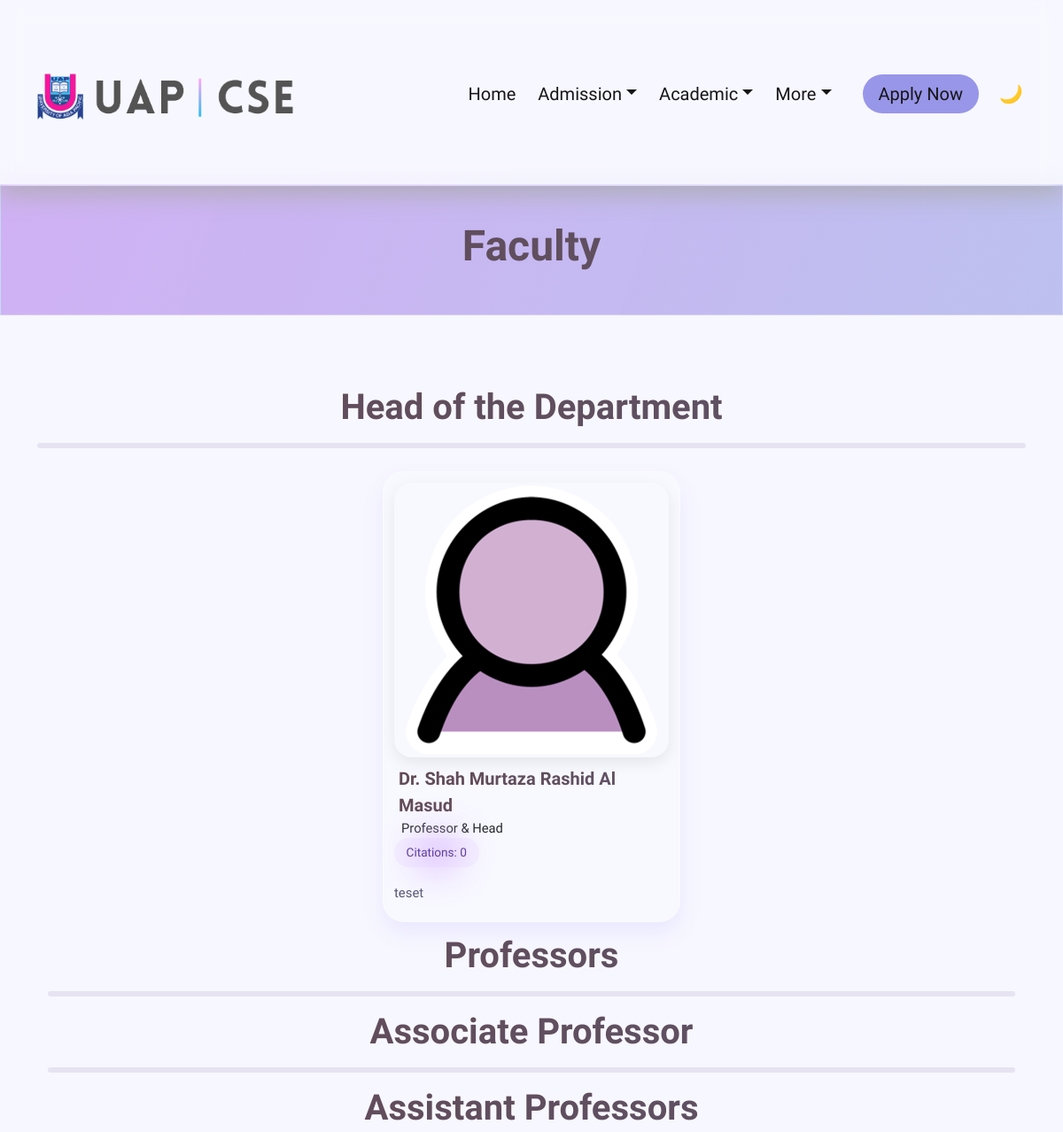
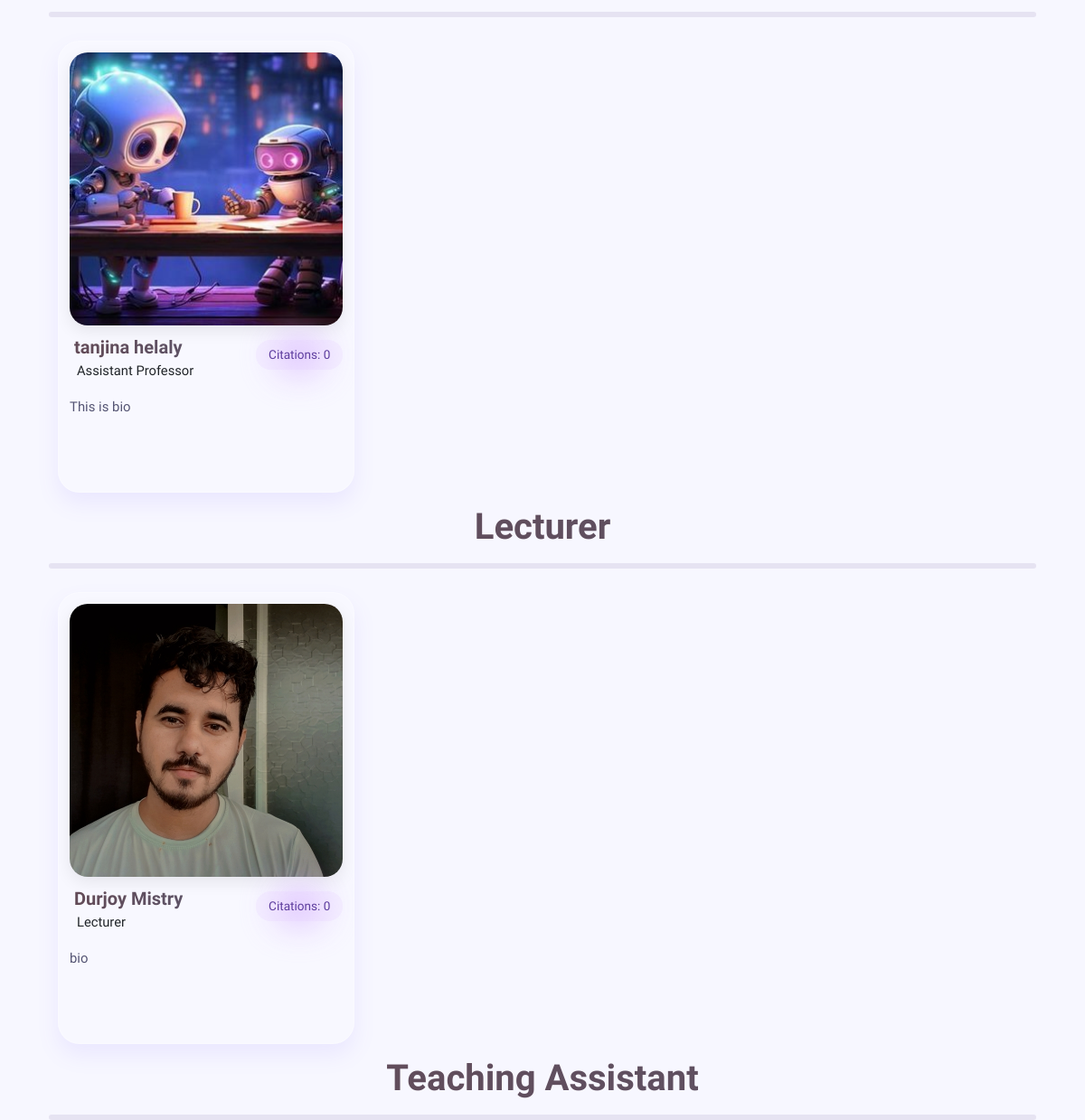
The app's page /faculty/ with its own data (2 pictures, top to bottom).
### faculty/models.py (models this page shows, shortened)
class Faculty(models.Model):
    DESIGNATION_CHOICES = [
        ('Professor', 'Professor'),
        ('Associate Professor', 'Associate Professor'),
        ('Assistant Professor', 'Assistant Professor'),
        ('Lecturer', 'Lecturer'),
        ('Teaching Assistant', 'Teaching Assistant'),
    ]
    user = models.OneToOneField(User, on_delete=models.CASCADE)
    name = models.CharField(max_length=50, default="Name")
    designation = models.CharField(max_length=20, choices=DESIGNATION_CHOICES, null=True)
    phone = models.CharField(max_length=11)
    bio = models.TextField(max_length=200)
    about = models.TextField(max_length=1000)
    profile_pic = models.ImageField(upload_to='faculty_photos/', default='defaults/faculty.png', null=True, blank=True)
    joining_date = models.DateField(null=True)
    google_scholar_url = models.URLField(max_length=255, blank=True, null=True)
    citation = models.PositiveIntegerField(default=0, blank=True, null=True)
    sl = models.PositiveIntegerField(unique=True, blank=True, null=True)

### uap_cse/views.py (the view)
# urls.py: path('faculty/', views.faculty, name='faculty'),
def faculty(request):
    facultys = Faculty.objects.all()
    return render(request, 'faculty/faculty.html', {
        'facultys' : facultys
    })

### templates/faculty/faculty.html (shortened to what this page needs)
{% extends "base.html" %}
{% load static %}
{% block head %}
    <link rel="stylesheet" href="{% static 'css/faculty.css' %}">
    <link rel="stylesheet" href="{% static 'css/global.css' %}">
{% endblock %}
{% block content %}
<div class="banner-global">
    <h1 class="gradient-text-global-big-size">Faculty</h1>
</div>
<div class="container">
    <h1 class="gradient-text-global text-center">Head of the Department</h1>
    <hr class="fat_hr">
    <div class="row g-4">
        {% for faculty in facultys %}
            {% if faculty.sl == 1 %}
            <div class="col-sm-12 col-md-6 col-lg-4 mx-auto">
                <div class="faculty-card text-center">
                    <div class="profile-img-container">
                        <img src="{{ faculty.profile_pic.url }}" alt="Faculty" class="profile-img" />
                    </div>
                    <div class="card-body text-start">
                        <div class="top-row mb-1">
                            <div>
                                <div class="gradient-text-global card-title">{{ faculty.name }}</div>
                                <div class="card-subtitle">{{ faculty.designation }} & Head </div>
                            </div>
                            <div class="citation-count">Citations: {{ faculty.citation }}</div>
                        </div>
                        <p class="card-text">
                            {{ faculty.bio }}
                        </p>
                    </div>
                </div>
            </div>
            {% endif %}
        {% endfor %}
    </div>
<br>
    <div class="container">
        <h1 class="gradient-text-global text-center">Professors</h1>
        <hr class="fat_hr">
    </div>
<br>
    <div class="container">
        <h1 class="gradient-text-global text-center">Associate Professor</h1>
        <hr class="fat_hr">
    </div>
<br>
    <div class="container">
        <h1 class="gradient-text-global text-center">Assistant Professors</h1>
        <hr class="fat_hr">
        <div class="row g-4">
            {% for faculty in facultys %}
                {% if faculty.designation == "Assistant Professor" and faculty.sl != 1 %}
                <div class="col-sm-12 col-md-6 col-lg-4">
                    <div class="faculty-card text-center">
                        <div class="profile-img-container">
                            <img src="{{ faculty.profile_pic.url }}" alt="Faculty" class="profile-img" />
                        </div>
                        <div class="card-body text-start">
                            <div class="top-row mb-1">
                                <div>
                                    <div class="gradient-text-global card-title">{{ faculty.name }}</div>
                                    <div class="card-subtitle">{{ faculty.designation }} </div>
                                </div>
                                <div class="citation-count">Citations: {{ faculty.citation }}</div>
                            </div>
                            <p class="card-text">
                                {{ faculty.bio }}
                            </p>
                        </div>
                    </div>
                </div>
                {% endif %}
            {% endfor %}
        </div>
    </div>
<br>
    <div class="container">
        <h1 class="gradient-text-global text-center">Lecturer</h1>
        <hr class="fat_hr">
        <div class="row g-4">
            {% for faculty in facultys %}
                {% if faculty.designation == "Lecturer" and faculty.sl != 1 %}
                <div class="col-sm-12 col-md-6 col-lg-4">
                    <div class="faculty-card text-center">
                        <div class="profile-img-container">
                            <img src="{{ faculty.profile_pic.url }}" alt="Faculty" class="profile-img" />
                        </div>
                        <div class="card-body text-start">
                            <div class="top-row mb-1">
                                <div>
                                    <div class="gradient-text-global card-title">{{ faculty.name }}</div>
                                    <div class="card-subtitle">{{ faculty.designation }} </div>
                                </div>
                                <div class="citation-count">Citations: {{ faculty.citation }}</div>
                            </div>
                            <p class="card-text">
                                {{ faculty.bio }}
                            </p>
                        </div>
                    </div>
                </div>
                {% endif %}
            {% endfor %}
        </div>
    </div>
<br>
    <div class="container">
        <h1 class="gradient-text-global text-center">Teaching Assistant</h1>
        <hr class="fat_hr">
    </div>
</div>
{% endblock %}

### static/css/faculty.css (style rules this page uses)
.faculty-card { height: 100%; min-height: 480px; display: flex; flex-direction: column; justify-content: flex-start; margin: 10px; padding-left: 12px; padding-right: 12px; border-radius: 1.5rem; overflow: hidden; background: rgba(255, 255, 255, 0.15); backdrop-filter: blur(15px); border: 1px solid rgba(255, 255, 255, 0.3); box-shadow: 0 12px 24px rgba(130, 100, 255, 0.1); transition: transform 0.4s ease, box-shadow 0.4s ease; }
.profile-img-container { display: flex; justify-content: center; align-items: center; padding-top: 1rem; }
.profile-img { width: 100%; height: 100%; border-radius: 1.25rem; object-fit: cover; box-shadow: 0 6px 18px rgba(0, 0, 0, 0.08); opacity: 0; transform: translateY(30px) scale(0.8); animation: popThenFloat 1.4s ease-out forwards, floatIdle 3s ease-in-out 1.4s infinite alternate; }
.card-body { padding: 1.25rem 1.5rem 1.8rem; }
.top-row { display: flex; justify-content: space-between; align-items: center; flex-wrap: wrap; }
.card-title { font-size: 1.25rem; font-weight: 700; margin: 5px; margin-bottom: 0; color: #3e2e85; }
.card-subtitle { padding-left: 10px; font-size: 0.92rem; color: #7b7b9d; margin-left: -2px; }
.citation-count { padding: 0.4rem 0.85rem; background-color: rgba(240, 230, 255, 0.5); border-radius: 1rem; font-weight: 500; color: #5e3e9f; font-size: 0.85rem; position: relative; z-index: 1; }
.citation-count::after { content: ""; position: absolute; top: -10px; left: -10px; width: calc(100% + 20px); height: calc(100% + 20px); background: radial-gradient(circle, #d8b6ff 15%, transparent 60%); border-radius: 2rem; z-index: -1; filter: blur(18px); animation: glowPulse 2.8s ease-in-out infinite; opacity: 0.8; }
.card-text { font-size: 0.93rem; margin-top: 1.15rem; line-height: 1.5; color: #555574; }

### static/css/global.css (style rules this page uses)
body { font-family: 'Lexend', sans-serif; background-size: 400% 400%; margin: 0; }
.gradient-text-global { background: linear-gradient(108.4deg, rgb(98, 75, 88) 6.9%, rgb(90, 90, 115) 86.5%); background-clip: text; font-weight: bold; -webkit-background-clip: text; -webkit-text-fill-color: transparent; animation: gradientMove 10s ease infinite; background-size: 200% 200%; }
.gradient-text-global-big-size { background: linear-gradient(108.4deg, rgb(98, 75, 88) 6.9%, rgb(90, 90, 115) 86.5%); background-clip: text; -webkit-background-clip: text; -webkit-text-fill-color: transparent; font-weight: bold; font-size: 3em; animation: gradientMove 10s ease infinite; background-size: 200% 200%; }
.banner-global { transform-origin: top center; margin-top: -20px; margin-bottom: 80px; width: 100%; padding: 40px; background-image: linear-gradient(108.4deg, rgba(197, 159, 241, 0.8), rgba(152, 197, 229, 0.82)); background-size: 200% 200%; animation: gradientAnimation 10s ease infinite; position: relative; backdrop-filter: blur(10px); -webkit-backdrop-filter: blur(10px); border: 1px solid rgba(255, 255, 255, 0.3); overflow: hidden; transition: background 0.5s ease-in-out; text-align: center; }
.fat_hr { border: 3px solid #b3a8cb; width: 100%; border-radius: 1rem; }

### static/css/base.css (style rules this page uses)
:root { --primary-color: #9896e8; --bg-color: #f7f7ff; --bg-shade: rgba(0, 0, 0, 0.03); --txt-color: #161518; --shadow-color: rgba(170, 170, 170, 0.78); --secondary-color: rgba(181, 181, 238, 0.39); transition: background-color 0.3s ease-in-out, color 0.3s ease-in-out, border-color 0.3s ease-in-out; }
* { box-sizing: border-box; margin: 0; padding: 0; font-family: 'Lexend', sans-serif; transition: background-color 0.3s ease-in-out, color 0.3s ease-in-out, border-color 0.3s ease-in-out, box-shadow 0.3s ease-in-out; }
body { background-color: var(--bg-color); --header-color: var(--primary-color); }
p { font-size: 16px; line-height: 1.6; color: var(--txt-color); }

### records on screen
Faculty: profile_pic (picture), name "Dr. Shah Murtaza Rashid Al Masud", designation "Professor", citation "0", bio "teset"
Faculty: profile_pic (picture), name "tanjina helaly", designation "Assistant Professor", citation "0", bio "This is bio"
Faculty: profile_pic (picture), name "Durjoy Mistry", designation "Lecturer", citation "0", bio "bio"
